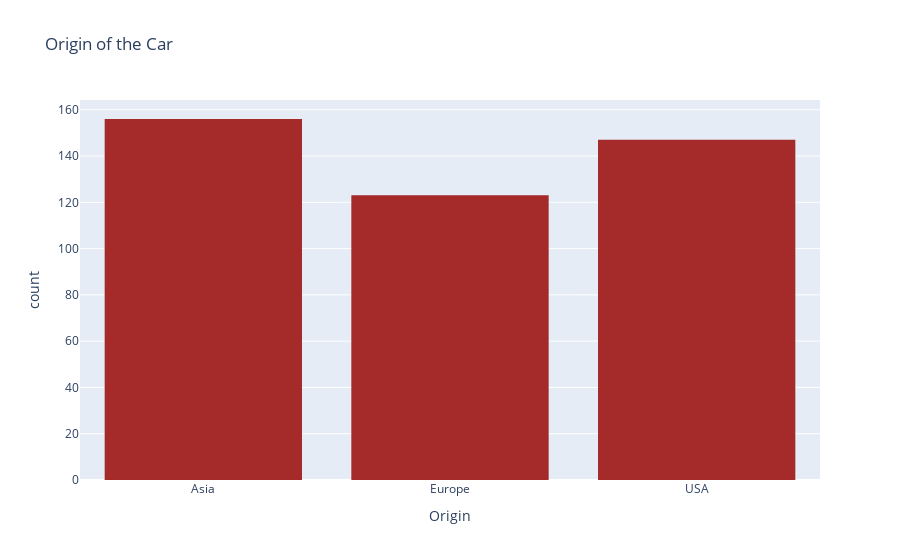

Write notebook code for a chart like this one.
### Code cell
fig = px.histogram(car_df,x="Origin",labels={"Origin":"Origin"},
                  title = "Origin of the Car",
                  color_discrete_sequence=["brown"])
fig.show()

### Figure 1 — Plotly figure (JSON) as saved in the notebook; plotly's stock layout.template omitted (floating-point values rounded to 4 significant figures; data arrays with more than 128 entries replaced by an {"elided": "..."} marker saying what was removed)
{"data": [{"alignmentgroup": "True", "bingroup": "x", "hovertemplate": "Origin=%{x}<br>count=%{y}<extra></extra>", "legendgroup": "", "marker": {"color": "brown"}, "name": "", "offsetgroup": "", "orientation": "v", "showlegend": false, "type": "histogram", "x": {"elided": "426 str values"}, "xaxis": "x", "yaxis": "y"}], "layout": {"barmode": "relative", "legend": {"tracegroupgap": 0}, "title": {"text": "Origin of the Car"}, "xaxis": {"anchor": "y", "domain": [0, 1], "title": {"text": "Origin"}}, "yaxis": {"anchor": "x", "domain": [0, 1], "title": {"text": "count"}}}}
